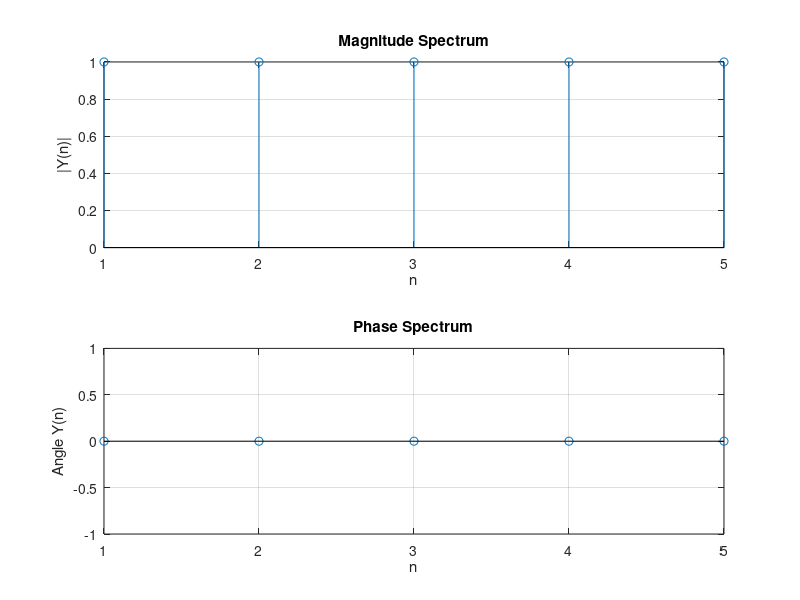

This figure's MATLAB source:

%SK. Tanzir Mehedi Shawon
%ID: IT-14012

clear all;
close all;
clc;
y=input('Enter the sequence x(k): ');
N=input('Enter the length of the DIT IDFT of DFT: ');
length_y=length(y);

if N>length_y
    y=[y zeros(1,N-length_y)];
elseif N<length_y
    y=y(1:N);
end

W=zeros(N,N);
for n=0:N-1
    for k=0:N-1
        W(n+1,k+1)=exp(i*2*pi*n*k/N);
    end;
end;

YY=W*transpose(y);  %Transpose example: new_x.' 
Y=YY/N;

disp('DIT IDFT of FFT Sequence is:');
disp(Y);


subplot(2,1,1);
stem(abs(Y));
title('Magnitude Spectrum');
xlabel('n');
ylabel('|Y(n)|');
grid on;

subplot(2,1,2);
stem(angle(Y));
title('Phase Spectrum');
xlabel('n');
ylabel('Angle Y(n)');
grid on;